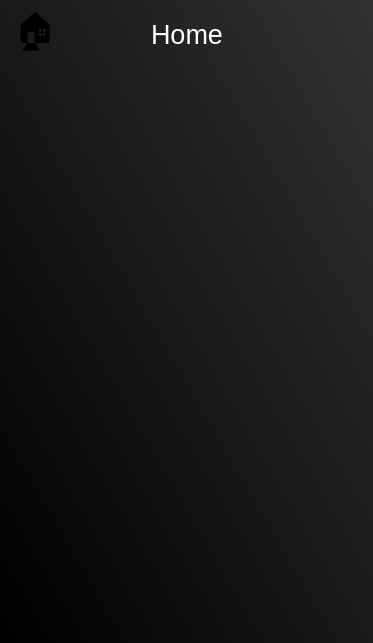
<?xml version="1.0" encoding="UTF-8"?>
<ui version="4.0">
 <class>DynerAndroid</class>
 <widget class="QMainWindow" name="DynerAndroid">
  <property name="geometry">
   <rect>
    <x>0</x>
    <y>0</y>
    <width>373</width>
    <height>643</height>
   </rect>
  </property>
  <property name="windowTitle">
   <string>DynerAndroid</string>
  </property>
  <property name="styleSheet">
   <string notr="true">#DynerAndroid{
	background-color: rgb(0, 0, 0);
}</string>
  </property>
  <widget class="QWidget" name="centralwidget">
   <property name="styleSheet">
    <string notr="true">#centralwidget{
	border-image: url(:/img/img/background2.png);
}</string>
   </property>
   <layout class="QVBoxLayout" name="verticalLayout_3">
    <property name="spacing">
     <number>0</number>
    </property>
    <property name="leftMargin">
     <number>0</number>
    </property>
    <property name="topMargin">
     <number>0</number>
    </property>
    <property name="rightMargin">
     <number>0</number>
    </property>
    <property name="bottomMargin">
     <number>0</number>
    </property>
    <item>
     <widget class="QWidget" name="mainWindow" native="true">
      <property name="styleSheet">
       <string notr="true">#mainWindow{
		background-color: rgba(100, 100, 100,0.5);
	background-color: qlineargradient(spread:pad, x1:0, y1:1, x2:1, y2:0, stop:0 rgba(0, 0, 0,0.5), stop:1 rgba(100, 100, 100,0.5));
}</string>
      </property>
      <layout class="QVBoxLayout" name="verticalLayout">
       <property name="spacing">
        <number>0</number>
       </property>
       <property name="leftMargin">
        <number>0</number>
       </property>
       <property name="topMargin">
        <number>0</number>
       </property>
       <property name="rightMargin">
        <number>0</number>
       </property>
       <property name="bottomMargin">
        <number>0</number>
       </property>
       <item>
        <widget class="QWidget" name="horizontalWidget" native="true">
         <property name="minimumSize">
          <size>
           <width>0</width>
           <height>0</height>
          </size>
         </property>
         <property name="maximumSize">
          <size>
           <width>16777215</width>
           <height>70</height>
          </size>
         </property>
         <property name="styleSheet">
          <string notr="true">border-bottom: 2px silid rgb(0, 0, 0);</string>
         </property>
         <layout class="QHBoxLayout" name="horizontalLayout">
          <property name="spacing">
           <number>6</number>
          </property>
          <property name="leftMargin">
           <number>10</number>
          </property>
          <property name="topMargin">
           <number>10</number>
          </property>
          <property name="rightMargin">
           <number>10</number>
          </property>
          <property name="bottomMargin">
           <number>10</number>
          </property>
          <item>
           <widget class="QPushButton" name="btnHome">
            <property name="minimumSize">
             <size>
              <width>50</width>
              <height>50</height>
             </size>
            </property>
            <property name="font">
             <font>
              <pointsize>28</pointsize>
             </font>
            </property>
            <property name="styleSheet">
             <string notr="true">background-color: rgba(0, 0, 0, 0);
border-radius:10px;</string>
            </property>
            <property name="text">
             <string>🏠</string>
            </property>
            <property name="iconSize">
             <size>
              <width>16</width>
              <height>16</height>
             </size>
            </property>
            <property name="checkable">
             <bool>false</bool>
            </property>
            <property name="checked">
             <bool>false</bool>
            </property>
           </widget>
          </item>
          <item>
           <spacer name="horizontalSpacer">
            <property name="orientation">
             <enum>Qt::Horizontal</enum>
            </property>
            <property name="sizeHint" stdset="0">
             <size>
              <width>40</width>
              <height>20</height>
             </size>
            </property>
           </spacer>
          </item>
          <item>
           <widget class="QLabel" name="widgetTitle">
            <property name="minimumSize">
             <size>
              <width>100</width>
              <height>50</height>
             </size>
            </property>
            <property name="font">
             <font>
              <family>MS Shell Dlg 2</family>
              <pointsize>20</pointsize>
              <weight>50</weight>
              <italic>false</italic>
              <bold>false</bold>
              <underline>false</underline>
              <strikeout>false</strikeout>
              <kerning>false</kerning>
             </font>
            </property>
            <property name="styleSheet">
             <string notr="true">#widgetTitle
{
	color:;
	color: white;
	font: 20pt &quot;MS Shell Dlg 2&quot;;
	border-radius:10px;
}</string>
            </property>
            <property name="text">
             <string>Home</string>
            </property>
            <property name="textFormat">
             <enum>Qt::RichText</enum>
            </property>
            <property name="alignment">
             <set>Qt::AlignCenter</set>
            </property>
           </widget>
          </item>
          <item>
           <spacer name="horizontalSpacer_2">
            <property name="orientation">
             <enum>Qt::Horizontal</enum>
            </property>
            <property name="sizeHint" stdset="0">
             <size>
              <width>40</width>
              <height>20</height>
             </size>
            </property>
           </spacer>
          </item>
          <item>
           <widget class="QPushButton" name="pushButton">
            <property name="minimumSize">
             <size>
              <width>50</width>
              <height>50</height>
             </size>
            </property>
            <property name="styleSheet">
             <string notr="true">background-color: rgba(0, 0, 0, 0);
border-radius:10px;</string>
            </property>
            <property name="text">
             <string/>
            </property>
           </widget>
          </item>
         </layout>
        </widget>
       </item>
       <item>
        <widget class="QFrame" name="menuAndWindow">
         <property name="styleSheet">
          <string notr="true"/>
         </property>
         <layout class="QHBoxLayout" name="horizontalLayout_2">
          <property name="spacing">
           <number>0</number>
          </property>
          <property name="leftMargin">
           <number>0</number>
          </property>
          <property name="topMargin">
           <number>0</number>
          </property>
          <property name="rightMargin">
           <number>0</number>
          </property>
          <property name="bottomMargin">
           <number>0</number>
          </property>
          <item>
           <widget class="QFrame" name="horizontalFrame">
            <property name="styleSheet">
             <string notr="true"/>
            </property>
            <layout class="QVBoxLayout" name="verticalLayout_4">
             <item>
              <layout class="QVBoxLayout" name="windowContainer">
               <property name="leftMargin">
                <number>9</number>
               </property>
               <property name="topMargin">
                <number>9</number>
               </property>
               <property name="rightMargin">
                <number>9</number>
               </property>
               <property name="bottomMargin">
                <number>9</number>
               </property>
              </layout>
             </item>
            </layout>
           </widget>
          </item>
         </layout>
        </widget>
       </item>
      </layout>
     </widget>
    </item>
   </layout>
  </widget>
 </widget>
 <resources/>
 <connections/>
</ui>
